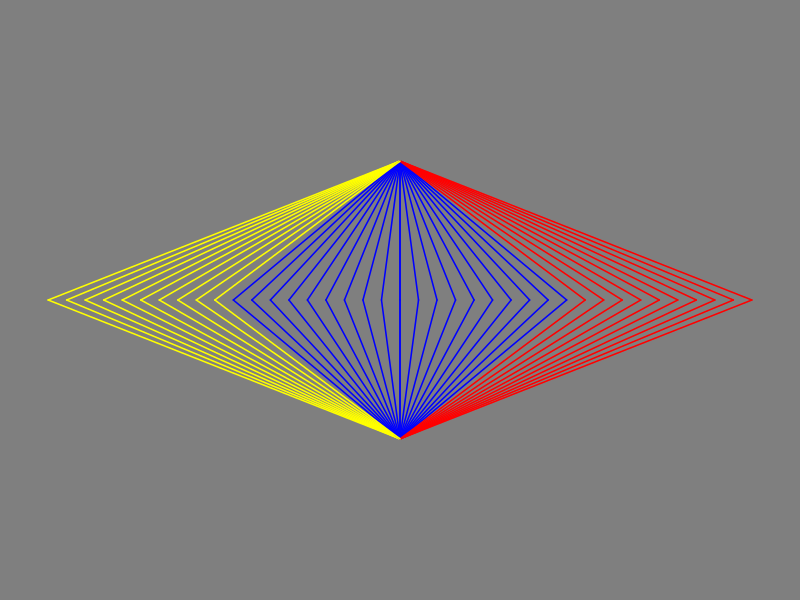

Here is the R script that generated this plot:
par(mar = c(0,0,0,0))
par(lwd = 1.5)
par(bg = 'grey50')

df1 <- data.frame(y1 = rep(0, 10), y2 = rep(10, 10), x1 = 0:9, x2 = rep(0, 10))
df2 <- data.frame(y1 = rep(0, 10), y2 = rep(10, 10), x1 = 19:10, x2 = rep(0, 10))

plot(-20:20, -20:20, type = 'n', axes = F, xlab = '', ylab = '')

for (i in 1:10) {
  lines(y = df1[i,1:2],    x = df1[i, 3:4], col = 'blue')
  lines(y = df1[i,1:2],    x = -1*df1[i, 3:4], col = 'blue')
  lines(y = -1*df1[i,1:2], x = df1[i, 3:4], col = 'blue')
  lines(y = -1*df1[i,1:2], x = -1*df1[i, 3:4], col = 'blue')

  lines(y = df2[i, 1:2], x = df2[i, 3:4], col = 'red')
  lines(y = -1*df2[i, 1:2], x = df2[i, 3:4], col = 'red')
  
  lines(y = df2[i, 1:2], x = -1*df2[i, 3:4], col = 'yellow')
  lines(y = -1*df2[i, 1:2], x = -1*df2[i, 3:4], col = 'yellow')
  
}

dev.copy(device = pdf)
